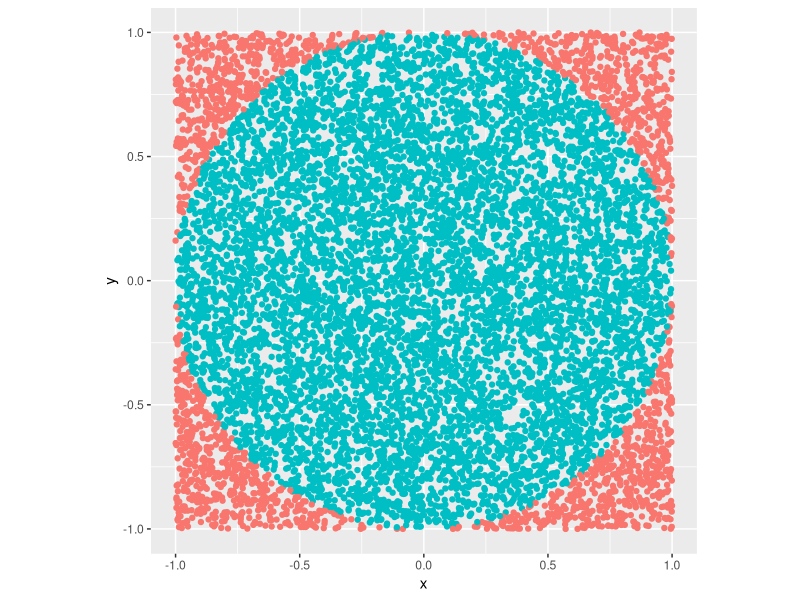

This figure's R source:
## ---- chunk 1
knitr::opts_chunk$set(echo = TRUE)
## ---- chunk 2

#' Stock price calculation
#' 
#' Calculates stock price after n periods using standard stock price model
#' @param stock_price original stock price
#' @param n number of periods
#' @param stock_mu expected percentual stock drift over n periods
#' @param stock_sigma expecter percentual stock volatility
#' @return stock price after n periods
f_stock_return <- function(stock_price, n, stock_mu, stock_sigma){
  delta_t <- 1/n # one period
  for (i in seq(n)){
    epsilon <- runif(n=1, min=0, max=1) # random generated number
    # calculate stock price (using quantile function of normal distribution)
    stock_price <- stock_price * (1 + qnorm(epsilon, 
                                            stock_mu * delta_t, 
                                            stock_sigma* sqrt(delta_t)))
  }
  return(stock_price)
}

## ---- chunk 3
simulations <- 10000 # number of MC simulations
n <- 20 # trading days
stock_price <- 100
stock_mu <- .1 # drift 10%
stock_sigma <- .2 # volatility 20%
 
# Monte Carlo simulations
set.seed(42) # for reproducibility
stock_prices <- c()
for (i in seq(simulations)){
  stock_prices <- c(stock_prices,
                    f_stock_return(stock_price=stock_price, 
                                   n=n, 
                                   stock_mu=stock_mu, 
                                   stock_sigma=stock_sigma))
}
## ---- chunk 4

# parameters
simulations <- 10000 # number of simulations
perimeter <- 1
 
# randomly generate a point and check if it is in circle
f_point_in_circle <- function(perimeter=1){
  x <- runif(n=1, min=-perimeter, max=perimeter)
  y <- runif(n=1, min=-perimeter, max=perimeter)
  return(list(x=x, 
              y=y,
              in_circle=x^2 + y^2 <= perimeter^2))
}
 
# Monte Carlo simulations
set.seed(123)
pi_df <- data.frame(x=rep(NA, simulations),
                    y=rep(NA, simulations),
                    in_circle=rep(NA, simulations))
for (i in seq(simulations)){
  my_simulation <- f_point_in_circle()
  pi_df$in_circle[i] <- my_simulation$in_circle
  pi_df$x[i] <- my_simulation$x
  pi_df$y[i] <- my_simulation$y
}
 
my_pi <- 4 * sum(pi_df$in_circle) / nrow(pi_df)

## ---- chunk 5

library(ggplot2)
ggplot(pi_df, aes(x=x, y=y, color=as.factor(in_circle))) +
  geom_point() +
  theme(legend.position='none') +
  coord_fixed() # fix the aspect ratio
